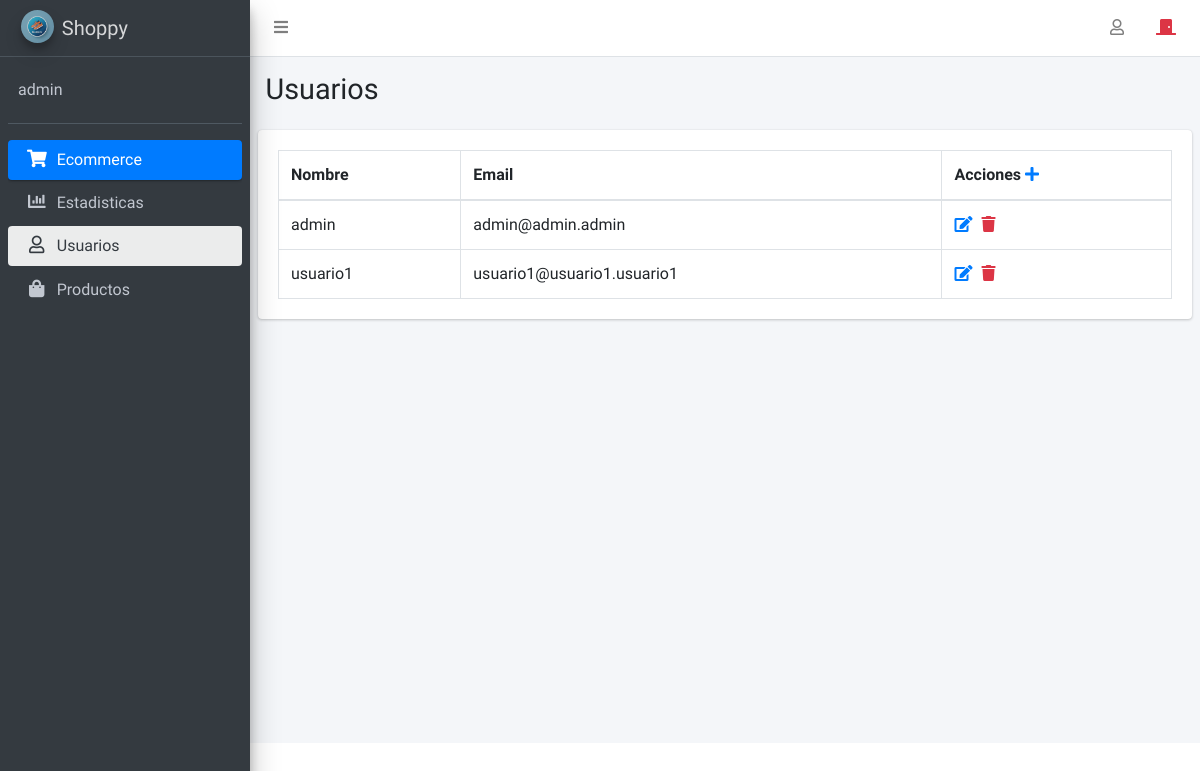
Page /admin/panel.php?modulo=usuarios (signed in) on the committed database.
### tables this page shows
CREATE TABLE `usuarios` (
  `id` int(11) NOT NULL,
  `email` varchar(200) NOT NULL,
  `pass` varchar(255) NOT NULL,
  `nombre` varchar(255) NOT NULL
);

### admin/usuarios.php (the view, shortened to what this page needs)
  <?php
include_once "db_ecommerce.php";
$con = mysqli_connect($host, $user, $pass, $db);
        ?>
  <div class="content-wrapper">
      <section class="content-header">
          <div class="container-fluid">
              <div class="row mb-2">
                  <div class="col-sm-6">
                      <h1>Usuarios</h1>
                  </div>
              </div>
          </div>
      </section>
      <section class="content">
          <div class="row">
              <div class="col-12">
                  <div class="card">
                      <div class="card-body">
                          <table id="example2" class="table table-bordered table-hover">
                              <thead>
                                  <tr>
                                      <th>Nombre</th>
                                      <th>Email</th>
                                      <th>Acciones
                                          <a href="panel.php?modulo=crearUsuario"><i class="fa fa-plus" aria-hidden="true"></i></a>
                                      </th>
                                  </tr>
                              </thead>
                              <tbody>
                                  <?php
                                    $query = "SELECT id,email,nombre from usuarios;  ";
                                    $res = mysqli_query($con, $query);
                                    while ($row = mysqli_fetch_assoc($res)) {
                                    ?>
                                      <tr>
                                          <td><?php echo $row['nombre'] ?></td>
                                          <td><?php echo $row['email'] ?></td>
                                          <td>
                                              <a href="panel.php?modulo=editarUsuario&id=<?php echo $row['id'] ?>" style="margin-right: 5px;"> <i class="fas fa-edit"></i> </a>
                                              <a href="panel.php?modulo=usuarios&idBorrar=<?php echo $row['id'] ?>" class="text-danger borrar"> <i class="fas fa-trash"></i> </a>
                                          </td>
                                      </tr>
                                  <?php
                                    }
                                    ?>
                              </tbody>
                          </table>
                      </div>
                  </div>
              </div>
          </div>
      </section>
  </div>

### admin/css/editor.dataTables.css (style rules this page uses)
:root { --dte-dropdown-width: 100%; --dte-dropdown-zindex: 12; --dte-dropdown-background: white; --dte-dropdown-background-hover: rgba(0, 0, 0, 0.1); --dte-dropdown-border: 1px solid #c3c3c3; --dte-dropdown-border-radius: 5px; --dte-dropdown-font-size: 0.9em; --dte-dropdown-shadow: 2px 2px 5px rgba(0, 0, 0, 0.1); --dte-dropdown-input-border: 1px solid #aaa; --dte-dropdown-input-border-radius: 3px; --dte-dropdown-input-padding: 0.5em; --dte-tag-background: white; --dte-tag-background-hover: rgba(0, 0, 0, 0.1); --dte-tag-border: 1px solid #aaa; --dte-tag-border-radius: 2px; --dte-tag-color: inherit; --dte-tag-font-size: 0.92em; --dte-tag-margin: 0.5em; --dte-tag-label-line-height: normal; --dte-tag-label-padding: 5px 10px; }

### rows in the picture
usuarios: nombre "admin", email "admin@admin.admin"
usuarios: nombre "usuario1", email "usuario1@usuario1.usuario1"

### other values in the picture
$_SESSION['nombre'] "admin"
